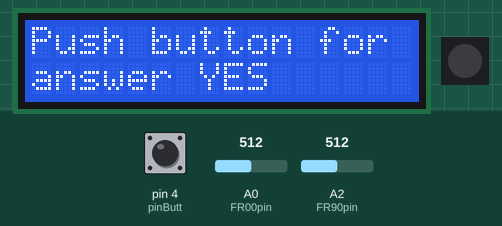
A sketch run on a simulated Arduino Uno, built with avr-gcc and run on an emulated ATmega328P. Shown: 16×2 character LCD, 1 RGB LEDs in strip order, left to right. The inputs (shaded band) are chosen by the test bench; at power-on: pin 4 (pinButt) HIGH, A0 (FR00pin) = 512, A2 (FR90pin) = 512. What the sketch prints to the serial monitor is not drawn.

Above: at 2.2 s.
At 5.9 s:
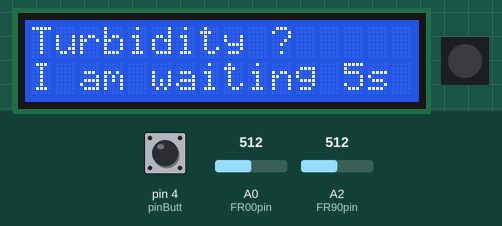
6.0 s: pin 4 (pinButt) pulled LOW for 3.2 s
At 6.9 s:
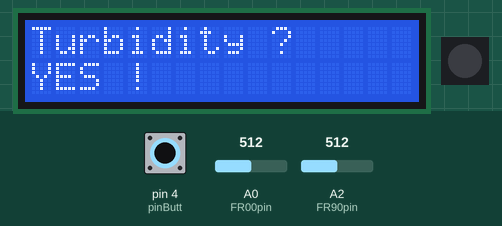
15.2 s: A0 (FR00pin) set to 610
18.2 s: A0 (FR00pin) set to 590
21.2 s: pin 4 (pinButt) driven LOW
24.2 s: pin 4 (pinButt) driven HIGH
At 26.3 s:
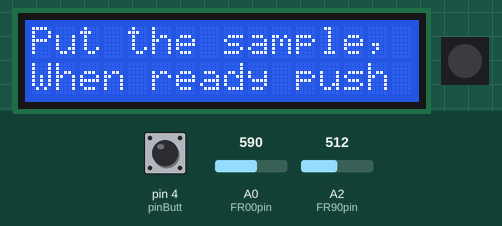
Timing chart, 0 to 27.8 s (numbered marks = the images above; inputs shaded):
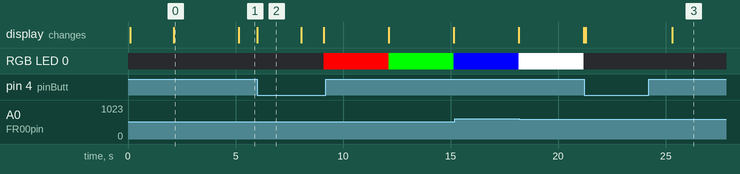

The sketch:

MultiOptics_Dual.ino
```cpp
/*
 * MultiOptics instrument
 * This version is for measuring Turbidity in FTU units and Orthophosphate concentration in ppb

 * Calibration was performed with many different FTU samples and Orthophosphate concentration
 *
 * Hardware:  MCU Arduino UNO; Neopixel LED WS2812B; 2 LDR
 *
 * Paolo Bonelli
 * 22/07/2022
 */

#include <LiquidCrystal_I2C.h>
#include <FastLED.h>
#define LED_PIN     A1   // pin dati del neopixel
#define NUM_LEDS    1
#define FR90pin     A2   // scatter LDR
#define FR00pin     A0   // direct LDR
#define pinButt     4
#define pinPowe     A3  // eventuale lettura della tensione alimentazione
#define LED_TYPE    WS2812B
#define BRIGHTNESS  255
CRGB leds[NUM_LEDS];

float Rappscat[4];
float RappDire[4];
byte  waterFlg = 0;
int   scattered0[4];
int   direct0[4];
char  *color[]={"RED  ","GREEN","BLUE ","WHITE"};
int   ncicli = 0;
int   Bright = 0;
byte  turbFlg = 0;
byte  phosFlg = 0;
int   FTU = 0;
int   Phos = 0;

LiquidCrystal_I2C lcd(0x27,16,2);  // set the LCD address to 0x27 for a 16 chars and 2 line display

//////////////////////////////////////////////////////////
void setup() {

//  set pull-up resistor to pin Button
  pinMode(pinButt,INPUT);
  digitalWrite(pinButt,HIGH);
  delay(10);

// set neopixel
  pinMode(LED_PIN,OUTPUT);
  FastLED.addLeds<WS2812, LED_PIN, GRB>(leds, NUM_LEDS);
  FastLED.setBrightness( BRIGHTNESS );

//  set serial monitor
  Serial.begin(9600);

// set LCD display
  lcd.init();                      // initialize the lcd
  lcd.backlight();

 // presentation
  lcd.clear();
  lcd.print("MultiOpticsDual");
  lcd.setCursor(0,1);
  lcd.print("Water Analysis");
  delay(2000);
  lcd.clear();
  lcd.print("Push button for");
  lcd.setCursor(0,1);
  lcd.print("answer YES");
  delay(3000);


// ask what you want to measure
  Serial.println(" What do you want to measure ? ");
  turbFlg = 0;
  phosFlg = 0;
  lcd.clear();
  lcd.print("Turbidity ?");
  lcd.setCursor(0,1);
  lcd.print("I am waiting 5s");
  turbFlg = PushButt(5000);
  if(turbFlg){
    lcd.setCursor(0,1);
    lcd.print("YES !           ");
    Serial.println(" Turbidity ");
  }else{
    lcd.clear();
    lcd.print("Phosphate ?");
    lcd.setCursor(0,1);
    lcd.print("I am waiting 5s");
    phosFlg = PushButt(5000);
    if(phosFlg){
      lcd.setCursor(0,1);
      lcd.print("YES !           ");
      Serial.println(" Phosphate ");
    }
  }
  if(!turbFlg && !phosFlg){
    lcd.clear();
    lcd.print("No answer!");
    lcd.setCursor(0,1);
    lcd.print("Restart");
    while(1);
  }
  delay(2000);
// ask if you want to measure  pure water
  waterFlg = 0;
  lcd.clear();
  lcd.print("Pure water ?");
  lcd.setCursor(0,1);
  lcd.print("I am waiting 5s");
  Serial.println("Pure water ?");
  waterFlg = PushButt(5000);
  if(waterFlg){
    lcd.setCursor(0,1);
    lcd.print("YES !           ");
    Serial.print(" Flag ");Serial.println(waterFlg);
  }
  delay(1000);

// ask for pure water sample
  if(waterFlg){
    lcd.clear();
    lcd.print("Put pure water");
    lcd.setCursor(0,1);
    lcd.print("when ready push");
    Serial.println("Put pure water,");
    Serial.println("When ready push");
    byte Ready = PushButt(0);   // Wait untill you push the button
    Serial.print(Ready);Serial.println(" Ho pigiato ");

//  measure the pure water sample
    if(Ready){
      lcd.clear();
      lcd.print("Wait for measur.");
      ReadSensor(0);
      lcd.clear();
      lcd.print("R ");lcd.print(direct0[0]);lcd.print(" G ");lcd.print(direct0[1]);
      lcd.setCursor(0,1);
      lcd.print("B ");lcd.print(direct0[2]);lcd.print(" W ");lcd.print(direct0[3]);
      delay(4000);
    }
  }

//  ask for the sample of dirty water
  lcd.clear();
  lcd.print("Put the sample,");
  lcd.setCursor(0,1);
  lcd.print("When ready push");
  Serial.println("Put the sample");
  Serial.println("When ready push");
  waterFlg = PushButt(0);  // wait forever
  Serial.print(" Flag ");Serial.print(waterFlg);Serial.println(" Ho pigiato ");
}
//////////////////////////////////////////////////////////////
void loop() {
  if(waterFlg){
    ncicli++;
//  six measurements of the same sample
//  When finish ask for another sample
    if(ncicli >= 6){
        ncicli = 0;
        waterFlg = 0;
        lcd.clear();
        lcd.print("Put another s.");
        lcd.setCursor(0,1);
        lcd.print("When ready push");
        Serial.println("Put another sample");
        Serial.println("When ready push");
        waterFlg = PushButt(0);  // wait forever
        Serial.print(" Flag ");Serial.print(waterFlg);Serial.println(" Ho pigiato ");
    }

    lcd.clear();
    lcd.print("Wait for measur.");

//  Measures the sample of dirty water and computes FTU
    if(turbFlg){
      ReadSensor(1);
      float Ra = 0;
      float fFTU = 0;
      if(Rappscat[3] != 999){
        Ra = Rappscat[3];
        fFTU = 3.1302*Ra*Ra - 2.029*Ra + 1.3562;
        FTU = Nint(fFTU);
     }else{
        FTU = 999;
     }
    }

//  Measures the sample of dirty water and computes phosphate
   if(phosFlg){
      ReadSensor(2);
      Serial.print(" Rappscat ");Serial.println(Rappscat[0]);
      float Ra = 0;
      float fphos = 0;
      if(Rappscat[0] == 998){   // upper limit
            lcd.clear();
            lcd.print("Orthophosphate");
            lcd.setCursor(0,1);
            lcd.print("ppb > 400");
            Serial.print("Orthophosphate");
            Serial.println(" ppb > 400 ");
            while(1);
      }else if(Rappscat[0] == 999){     // direct0 = 0
            lcd.clear();
            lcd.print("Orthophosphate");
            lcd.setCursor(0,1);
            lcd.print("Wrong measures");
            Serial.print("Orthophosphate");
            Serial.println(" Wrong measures ");
            while(1);
      }else if(Rappscat[0] < 0.0022){  // lower limit
            lcd.clear();
            lcd.print("Orthophosphate");
            lcd.setCursor(0,1);
            lcd.print("ppb < 10");
            Serial.print("Orthophosphate");
            Serial.println(" ppb < 10 ");
            while(1);
      }else{                                // right measure
            Ra = Rappscat[0];
            fphos = 2652.9*Ra + 3.5784;
            Phos = Nint(fphos);
      }
   }

//  Print results
  if(turbFlg){
    lcd.clear();
    lcd.print("Turbidity");
    lcd.setCursor(0,1);
    lcd.print("FTU: ");lcd.print(FTU);
    Serial.print("Turbidity");
    Serial.print(" FTU: ");Serial.print(FTU);

  }
  if(phosFlg){
      lcd.clear();
      lcd.print("Orthophosphate");
      lcd.setCursor(0,1);
      lcd.print("ppb: ");lcd.print(Phos);
      Serial.print("Orthophosphate");
      Serial.print(" ppb: ");Serial.print(Phos);
   }
  }
  delay(3000);
}
```

Nint.ino
```cpp
/*
 *   From a float number to the near  integer
*/
int Nint(float x) {
  int ciccio = 0;
  if(x >= 0) {
   ciccio = int(x + 0.5);
}
  if(x < 0){
  ciccio = int(x - 0.5);
}
return ciccio;
}
```

PushButton.ino
```cpp
byte PushButt(long timeOut){
// Aspetta fino a timeOut ms che venga premuto il pulsante.
// Esce 1 se il pulsante è stato premuto, 0 altrimenti
// Se timeOut = 0 aspetta sempre
     byte flg = 0;
     byte Status = 1;
     long timeOld = 0;
     long timePassed = 0;
     Serial.print("timeOut ");Serial.println(timeOut);
     if(timeOut == 0){
       while(1){
          Status = digitalRead(pinButt);
//          Serial.print(" Status ");Serial.println(Status);
          if(Status == 0){
            flg = 1;    // ha premuto il pulsante
            return flg;
          }
       }
     }else{
 //
     timeOld = millis();
     while(1){
         Status = digitalRead(pinButt);
         if(Status == 0){
            flg = 1;    // ha premuto il pulsante
            break;
         }
         timePassed = millis()-timeOld;
         if(timePassed > timeOut){
            flg = 0;     //  non ha premuto il pulsante entro 5 s
            break;
         }
      }
      return flg;
     }
}
```

ReadSensor.ino
```cpp
void ReadSensor(byte zero){

// zero = 0  means that zero sample measurement is performed
// zero = 1  means that Turbidity measurement is performed
// zero = 2  means that Orthophosphate measurement is performed
//  Output from LDR releted to red [0], green [1], blue [2], white [3]
    int result_scat[4];  // 90 degree LDR
    int result_dire[4];  // 180 degree LDR

//***************  It always performs all the possible measures*****************
// switch on the RED and read
    leds[0] = CRGB(255, 0, 0);  // Red
    FastLED.show();
    delay(3000);
    result_scat[0]=analogRead(FR90pin);
    delay(10);
    result_dire[0]=analogRead(FR00pin);
    delay(10);
// switch on the GREEN and read
    leds[0] = CRGB(0, 255, 0);  // Green
    FastLED.show();
    delay(3000);
    result_scat[1]=analogRead(FR90pin);
    delay(10);
    result_dire[1]=analogRead(FR00pin);
    delay(10);
// switch on the BLUE and read
    leds[0] = CRGB(0, 0, 255);  // Blue
    FastLED.show();
    delay(3000);
    result_scat[2]=analogRead(FR90pin);
    delay(10);
    result_dire[2]=analogRead(FR00pin);
    delay(10);
 // switch on the WHITE and read
    leds[0] = CRGB(255, 255, 255);  // White
    FastLED.show();
    delay(3000);
    result_scat[3]=analogRead(FR90pin);
    delay(10);
    result_dire[3]=analogRead(FR00pin);
    delay(10);
    leds[0] = CRGB(0, 0, 0);  // White
    FastLED.show();

if(zero == 0){
//  print the results of pure water
    Serial.println(F("Pure Water Sample"));
}else if(zero == 1){
//  print the results of sample of Turbidity
    Serial.println(F("Turbidity sample"));
}else if(zero == 2){
//  print the results of sample of Orthophosphate
    Serial.println(F("Orthophosphate sample"));
}
    Serial.println(F("Color Scattered direct"));
    for(byte j = 0;j < 4; j++){
      Serial.print(color[j]);Serial.print(F("    "));
      Serial.print(result_scat[j]);Serial.print(F("    "));
      Serial.println(result_dire[j]);
    }
    Serial.println();

//  It computes the right parameters in the three situations
if(zero == 0){
    for(byte j = 0; j < 4; j++){
      scattered0[j] = result_scat[j];
      direct0[j] = result_dire[j];
    }
}else if(zero == 1){
  if(direct0[3] != 0){
    Rappscat[3] = 10*float(result_scat[3])/float(direct0[3]);
  }else{
    Rappscat[3] = 999.0;
  }
}else if(zero == 2){
   if(direct0[0] > 0){
      if(result_dire[0] > 600){
         Rappscat[0] = -log10(float(result_dire[0])/float(direct0[0]));
      }else{
         Rappscat[0] = 998.0;
      }
   }else{
      Rappscat[0] = 999.0;
   }
}else{
      Serial.println(F("ReadSensor: no valid argument "));
    }
}
```

Measured:
- after the input at 6.0 s, the display: changes at once (image 2)
- after the input at 24.2 s, the display: changes after 1.1 s (image 3)
- what the display in image 0 shows lasts 3.1 s, from 2.1 s to 5.2 s
- what the display in image 2 shows lasts 2.1 s, from 6.0 s to 8.1 s
